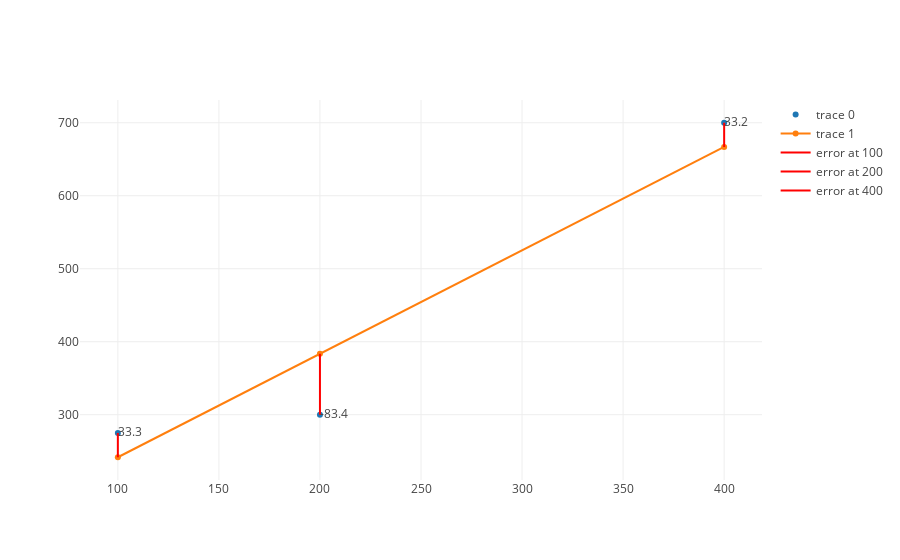

The notebook cell this image was saved under:
### Markdown cell above
Then we can use some [custom built functions](https://github.com/learn-co-curriculum/plotly-helpers/blob/master/graph.py) to plot this data.

### Code cell
from graph import trace, plot, line_function_trace

def line_function_data(line_function, x_values):
    y_values = list(map(lambda x: line_function(x), x_values))
    return {'x': x_values, 'y': y_values}

def error(point, regression_formula):
    return point['y'] - regression_formula(x)

def error_line(regression_line, point):
    y_hat = regression_line(point['x'])
    x_value = point['x']
    name = 'error at ' + str(round(x_value, 1))
    error_value = format(point['y'] - y_hat, '.1f')
    return {'x': [x_value, x_value], 'y': [point['y'], y_hat], 'mode': 'lines+text', 'marker': {'color': 'red'}, 'name': name, 'text': [error_value], 'textposition':'right'}
    
def error_lines(regression_line, points):
    return list(map(lambda point: error_line(regression_line, point), points))

scatter = trace(shows, mode = 'markers')
x_values = list(map(lambda show: show['x'], shows))
regression_plotted = line_function_trace(regression_formula, x_values)
errors = error_lines(regression_formula, shows)

plot([scatter, regression_plotted, *errors])

### Figure 1 — Plotly figure (JSON) as saved in the notebook; plotly's stock layout.template omitted (floating-point values rounded to 4 significant figures)
{"data": [{"mode": "markers", "x": [100, 200, 400], "y": [275, 300, 700]}, {"mode": "line", "x": [100, 200, 400], "y": [241.7, 383.4, 666.8]}, {"marker": {"color": "red"}, "mode": "lines+text", "name": "error at 100", "text": ["33.3"], "textposition": "right", "x": [100, 100], "y": [275, 241.7]}, {"marker": {"color": "red"}, "mode": "lines+text", "name": "error at 200", "text": ["-83.4"], "textposition": "right", "x": [200, 200], "y": [300, 383.4]}, {"marker": {"color": "red"}, "mode": "lines+text", "name": "error at 400", "text": ["33.2"], "textposition": "right", "x": [400, 400], "y": [700, 666.8]}], "layout": {}}
